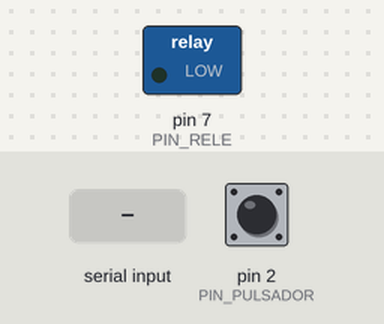
Simulated run of this sketch. Board: Arduino Uno, built with avr-gcc and run on an emulated ATmega328P. Parts: switched loads named in the sketch (green lamp = pin HIGH). The inputs (shaded band) are chosen by the test bench; at power-on: pin 2 (PIN_PULSADOR) HIGH.

Above: at 1.2 s.
1.3 s: "L" received over Serial
At 1.8 s:
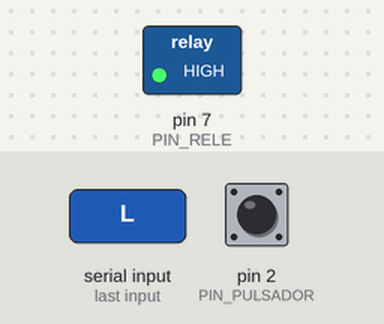
5.9 s: "M" received over Serial
At 7.2 s:
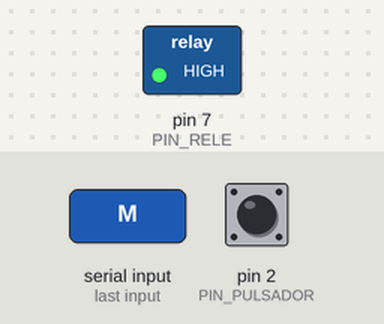
Timing chart, 0 to 8.9 s (numbered marks = the images above; inputs shaded):
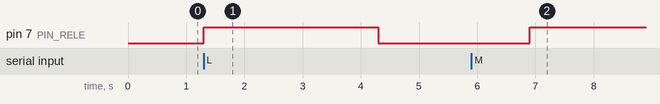

Measured:
- after the input at 1.3 s, pin 7 (PIN_RELE): LOW → HIGH at once, → LOW 3.0 s later
- after the input at 5.9 s, pin 7 (PIN_RELE): LOW → HIGH after 1.0 s

The sketch:

arduino_voz.ino
```cpp
//sketch para el reconocimiento

//pines que voy a utilizar
const int PIN_PULSADOR = 2;
const int PIN_RELE = 7;

//variables para detectar cuando se presiona
bool estadoAnterior = HIGH;

void setup() {
    // esta velocidad usare en pyserial
    Serial.begin(9600);

    //el pulsador  con pull-up  interno asi nos ahorramos la resistencia
    pinMode(PIN_PULSADOR, INPUT_PULLUP);

    // Rele para el apagado y el inicio
    pinMode(PIN_RELE, OUTPUT);
    digitalWrite(PIN_RELE, LOW);
}

void loop() {
    // reviso si presionaron el pulsador
    bool estadoActual = digitalRead(PIN_PULSADOR);

    //esto solo si nos interea al momento en que se presiona HIGH -> LOW
    if (estadoAnterior == HIGH && estadoActual == LOW) {
        Serial.println("P"); // para darle se;al a python para empezar a grabar
        delay(50); //peque;o delay para evitar rebote del boton
    }
    estadoAnterior = estadoActual;

    //reviso si python me esta mandando algun comando
    if (Serial.available() > 0) {
        char cmd = Serial.read();

        //si llega L enciende la lampara por 3 segundo
        if (cmd == 'L') {
            digitalWrite(PIN_RELE, HIGH);
            delay(3000);
            digitalWrite(PIN_RELE, LOW);
        }
        //si llega M enciende el motor por 1 segundo
        else if (cmd == 'M') {
            digitalWrite(PIN_RELE, LOW);
            delay(1000);
            digitalWrite(PIN_RELE, HIGH);
        }
    }
}
```
